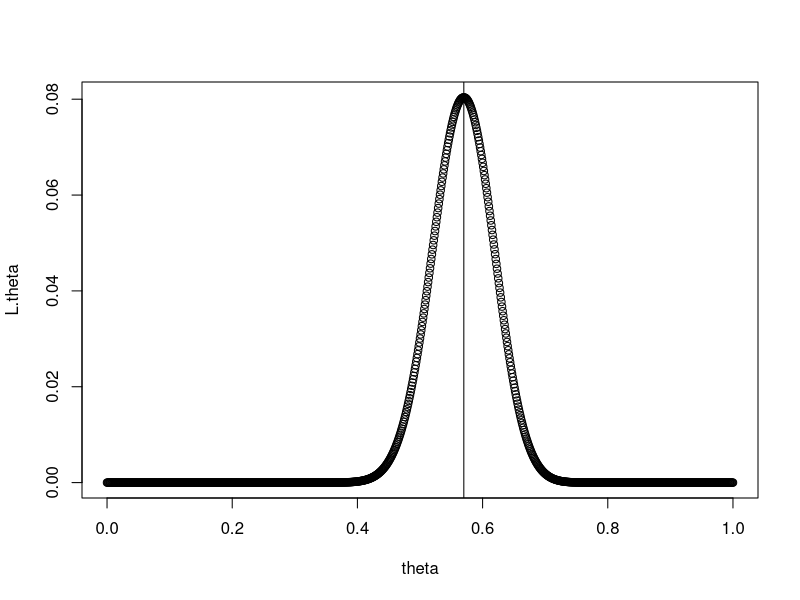
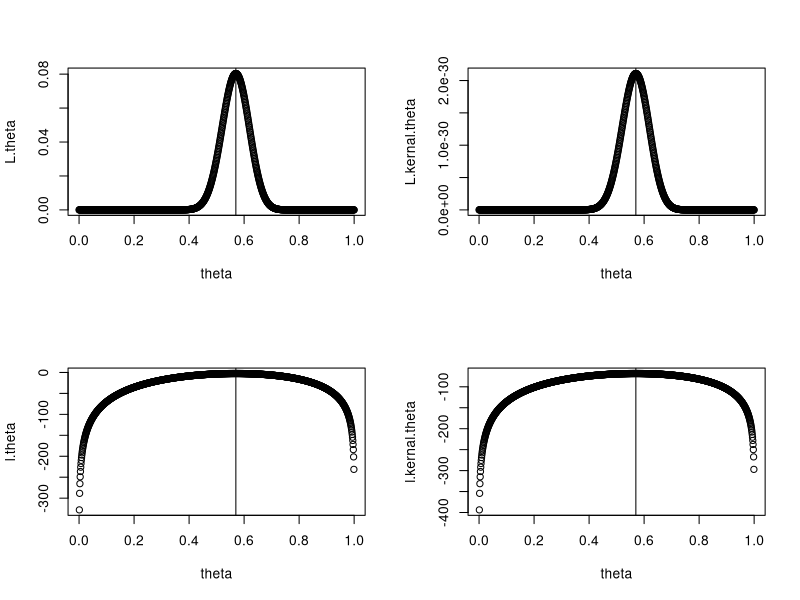

The R script that drew these images, in order: (Note: this script raises an error after producing the figures.)
#################################################################################################
## Lei Sun, University of Toronto
#################################################################################################
## Basic understanding Likelihood and
## MLE and Hypothesis Testing
#################################################################################################
## Issues considered inlcuded
## 
#################################################################################################

#################################################################################################
## Use a Bionomial coin example
#################################################################################################
## Flip a coin and determine and determine if it's a fair coin or not
## X = number of heads/'success' out of n 
## X ~ Bino(n,theta)  # assumptions?
## E(X)=n*theta and Var(X)=n*theta*(1-theta)
#################################################################################################

####################################
## Basic Likelihood and MLE
## what to show that our intuitive esimate below is MLE
####################################
n=100 # sample size
x.obs.data=57 # observed data
x.obs.data/n # the intuitive estimate

####################################
# LIKELIHOOD FUNCTION in terms of THETA:
# L(theta)=P(x, theta)=choose(n, x)*theta^x*(1-theta)^(n-x)
####################################

# probability of the data x.obs.data=57 using the bionomial
# P(x, theta)
# the general expression is choose(n, x)*theta^x*(1-theta)^(n-x)
# x=x.obs.data=57 is FIXED for a given dataset/expriment
# SO, THETA is the VARIABLE: L(theta)=f(theta)=choose(n, x)*theta^x*(1-theta)^(n-x)
# Now, we have a LIKELIHOOD FUNCTION in terms of THETA: 
# L(theta)=P(x, theta)=choose(n, x)*theta^x*(1-theta)^(n-x)

# take a look at this function:
theta=seq(0, 1, 0.001) # theta from 0 to 1 on a grid of 0.001
x=x.obs.data
L.theta=choose(n, x)*theta^x*(1-theta)^(n-x)
plot(theta,L.theta)

# MLE: the theta value that maximize the L(theta)
# But how?
# several approaches: grid search, score function, or iternative procedures.
# our intutive estimate appears to be MLE.
abline(v=x.obs.data/n)

####################################
# Before proceed further,
# let's look at variations of the Likelihood
# (Why do we typtically use the log of the kernal of the Likelihood?)
####################################
# the original one
L.theta=choose(n, x)*theta^x*(1-theta)^(n-x)
# the kernal part
L.kernal.theta=theta^x*(1-theta)^(n-x)
# based on the log
l.theta=log(choose(n, x))+x*log(theta)+(n-x)*log(1-theta)
l.kernal.theta=x*log(theta)+(n-x)*log(1-theta)

par(mfrow=c(2,2))
plot(theta,L.theta)
abline(v=x.obs.data/n)
plot(theta,L.kernal.theta)
abline(v=x.obs.data/n)
plot(theta,l.theta)
abline(v=x.obs.data/n)
plot(theta,l.kernal.theta)
abline(v=x.obs.data/n)

# 1) a theta that maximize a function also maximize the log function, 
#     so the same MLE inference based on L or l=log(L)
# 2) the coefficient choose(n, x) has nothing to do with the parameter theta of interest, 
#     so it does not affect how we find the MLE for theta.
# These two points are also clear based on the above graph.
####################################
# Which one to use?
####################################
# Let's change the data to the following
n=10000 # sample size
x.obs.data=5700 # observed data
x=x.obs.data
# and repeat the calculation and graph 
L.theta=choose(n, x)*theta^x*(1-theta)^(n-x)
# the kernal part
L.kernal.theta=theta^x*(1-theta)^(n-x)
# based on the log
l.theta=log(choose(n, x))+x*log(theta)+(n-x)*log(1-theta)
l.kernal.theta=x*log(theta)+(n-x)*log(1-theta)

par(mfrow=c(2,2))
plot(theta,L.theta)
abline(v=x.obs.data/n)
plot(theta,L.kernal.theta)
abline(v=x.obs.data/n)
plot(theta,l.theta)
abline(v=x.obs.data/n)
plot(theta,l.kernal.theta)
abline(v=x.obs.data/n)

# At least for numerical reasons,
# (overflow or underflow computing errors in calcuating choose(n, x) and theta^x) 
# we know that log of the kernal part of the likelihood is preferred:
# l.kernal.theta=x*log(theta)+(n-x)*log(1-theta)
# Another reason is more statistical inference related: easier to work out the MLE using score function.

####################################
# Now we will be focusing on using the likelihood function using the version of 
# l.kernal.theta=x*log(theta)+(n-x)*log(1-theta)
# and try find MLE using grid search, score function, or iternative procedures.
####################################

# back to the previous sample size and data
n=100 # sample size
x.obs.data=57 # observed data
x=x.obs.data
l.kernal.theta=x*log(theta)+(n-x)*log(1-theta)
par(mfrow=c(1,1))
plot(theta,l.kernal.theta)

####################################
# MLE using grid search
# The previous plotting already gives us all the grids
# only need to find out where was the maximum
####################################
print(theta[which(l.kernal.theta==max(l.kernal.theta))])
# a numerically more stable way
eps=10^(-8)
print(theta[which(abs(l.kernal.theta-max(l.kernal.theta))<eps)])

####################################
# MLE using score function, a function interms of theta: score(theta)
####################################
# Score function: also a function of theta (related to the concept of tangent)
# derivative of the likelihood function, l.kernal.theta 
f.score.theta=x/theta-(n-x)/(1-theta)  

# draw a few tangent lines at different theta values:
# for theta=0.2, the slope is the score function value at theta=0.2
# b=slope=score(theta)
# intercept can be derived as well though just a bit more involved
# score(theta)=(l.kernal.theta(theta)-intercept)/theta
# so a=intercept=l.kernal.theta(theta)-score(theta)*theta
theta.plot=0.2
theta.where=which(abs(theta-theta.plot)<eps)
abline(v=theta.plot)
abline(a=(l.kernal.theta[theta.where]-(x/theta[theta.where]-(n-x)/(1-theta[theta.where]))*theta[theta.where]),b=f.score.theta[theta.where],lwd=3)
# change it to 0.8
theta.plot=0.8
theta.where=which(abs(theta-theta.plot)<eps)
abline(v=theta.plot)
abline(a=(l.kernal.theta[theta.where]-(x/theta[theta.where]-(n-x)/(1-theta[theta.where]))*theta[theta.where]),b=f.score.theta[theta.where],lwd=3)
# change it to 0.57, our MLE
theta.plot=0.57
theta.where=which(abs(theta-theta.plot)<eps)
abline(v=theta.plot)
abline(a=(l.kernal.theta[theta.where]-(x/theta[theta.where]-(n-x)/(1-theta[theta.where]))*theta[theta.where]),b=f.score.theta[theta.where],lwd=3)
# what was the slop when theta.plot=0.57, the MLE?
print(f.score.theta[theta.where])
print(x/0.57-(n-x)/(1-0.57))
# this is the same as 
print((x/n-0.57)/(0.57*(1-0.57)/n))
# where know 0.57=x.obs/n=57/100!

# So MLE is the solution of f.score.theta==0:
# score(theta)=f.score.theta=x/theta-(n-x)/(1-theta)=0 
# Thus theta=x/n would be the theta.hat=MLE
# (in practice, also need to check it's not a local maximum or minimum.)

####################################
# MLE using iterative procedure, 
# e.g. the Newton-Raphson Method
####################################

# first plot both the likelihod function and score function
n=100 # sample size
x.obs.data=57 # observed data
x=x.obs.data
l.kernal.theta=x*log(theta)+(n-x)*log(1-theta)
f.score.theta=x/theta-(n-x)/(1-theta)

par(mfrow=c(1,2))
plot(theta,l.kernal.theta)
plot(theta,f.score.theta)

# remember the score function f.score.theta is a function of theta,
# want to find the theta value that f(theta)=0

# zoon in a bit:
l.bound<-which(abs(theta-0.15)<eps)
u.bound<-which(abs(theta-0.85)<eps)
par(mfrow=c(1,1))
plot(theta[l.bound:u.bound],f.score.theta[l.bound:u.bound])
abline(h=0)


par(mfrow=c(1,2))
plot(theta[l.bound:u.bound],l.kernal.theta[l.bound:u.bound])
plot(theta[l.bound:u.bound],f.score.theta[l.bound:u.bound])
abline(h=0)


####################################
## Basic Hypothesis Testing
## Need a null hypothesis
## H0: theta=theta0=0.5
####################################
n=100 # sample size
x.obs.data=57 # observed data
theta.0=0.5 # the null huypothesis

theta.hat.data=x.obs.data/n # MLE (why and properties?) 

####################################
## Consider MANY different tests
####################################
no.test=12 # the number of the different test statistics to be considered
T.name=c("T1=obs","T2=obs-exp","T3=(obs-exp)/sd0","T4=(obs-exp)/sd1",  "T5=theta.hat","T6=theta.hat-theta.0","T7=(theta.hat-theta.0)/sd0","T8=(theta.hat-theta.0)/sd1",  "T9=L0", "T10=L.hat-L0","T11=Lhat/L0","T12=2log(Lhat/L0)") # (T7)^2 would be the Score test, and (T8)^2 the Wald test, T12=LRT
T.obs.data=rep(0,no.test) # the vector for the different tests

x.obs=x.obs.data # rename the varialbe so we can use the following codes repeatedly
T.obs=T.obs.data
theta.hat=theta.hat.data

T.obs[1]=x.obs # use the observed count itself
T.obs[2]=x.obs-n*theta.0 # x.obs-x.expected.null
T.obs[3]=(x.obs-n*theta.0)/sqrt(n*theta.0*(1-theta.0)) # standardize by the variance |H0
T.obs[4]=(x.obs-n*theta.0)/sqrt(n*theta.hat*(1-theta.hat)) # but can also use theta.hat

T.obs[5]=theta.hat # use the estimated theta instead, and the rest is the same argument
T.obs[6]=theta.hat-theta.0 # compare the estimate with the null specification
T.obs[7]=(theta.hat-theta.0)/sqrt(theta.0*(1-theta.0)/n) # standardize by the variance |H0
T.obs[8]=(theta.hat-theta.0)/sqrt(theta.hat*(1-theta.hat)/n) # but can also use theta.hat

T.obs[9]= choose(n,x.obs)*theta.0^x.obs*(1-theta.0)^(n-x.obs) # probability/density of the data assuming H0 is true 
T.obs[10]=choose(n,x.obs)*{theta.hat^x.obs*(1-theta.hat)^(n-x.obs)} - choose(n,x.obs)*{theta.0^x.obs*(1-theta.0)^(n-x.obs)} # why not 'compare' it with the maximum possible, i.e. using theta.hat which maximized the likelihood!
T.obs[11]={theta.hat^x.obs*(1-theta.hat)^(n-x.obs)} / {theta.0^x.obs*(1-theta.0)^(n-x.obs)} # just another way to compare it; # choose(n,x.obs) not used, the concept of the kernal of the likelihood
T.obs[12]=2*{{x.obs*log(theta.hat)+(n-x.obs)*log(1-theta.hat)}-{x.obs*log(theta.0)+(n-x.obs)*log(1-theta.0)}} # yet another way to compar it using the classic LRT statistic: 2*log(Lhat/L0)=2*(log(Lhat)-log(L0))  # why don't we calculate it using 2*log({theta.hat^x.obs*(1-theta.hat)^(n-x.obs)}/{theta.0^x.obs*(1-theta.0)^(n-x.obs)})=2*log(T.obs[11])?  

T.obs.data=T.obs #save the above result using the orignal variable name
####################################
## What is our decision? 
## How big is big and how small is small? 
####################################
print(T.obs) 
print(c(min(T.obs),max(T.obs)))

###############################################################
## Use simulation study!
## For each of the n.rep independent replicates/datasets,
## if we assume data was truly generated from H0: theta=theta.0=0.5,
## and we follow the same procedure of calculating each test statistic, 
## how does the statistic look like? 
## i.e. histogram/distribution of the different test statistics
###############################################################
n.rep=10000 # the number of replicates to be done # how big it should be?
x.obs.rep=rbinom(n=n.rep, size=n, prob=theta.0) # simulate x.obs from Bino(n, theta.0) n.rep times
theta.hat.rep=x.obs.rep/n  # obtain the theta.hat estimate for each replicate

####################################
## CHECK the data simulation
####################################
par(mfrow=c(1,2))

hist(x.obs.rep) # use the count itself
abline(v=n*theta.0,col="black") # what do we expect?
abline(v=mean(x.obs.rep),col="blue") # the mean of all the replicates
abline(v=x.obs.data,col="red") # where does the data sit?  

hist(theta.hat.rep) # now use the theta estimate and the rest is the same
abline(v=theta.0,col="black") 
abline(v=mean(theta.hat.rep),col="blue") 
abline(v=theta.hat.data,col="red") 

####################################
## Calculate our test statistics for each replicate
####################################
T.obs.rep=matrix(0,nrow=n.rep, ncol=no.test) 

for(i.rep in 1:n.rep) {   # using i.rep is less prone error than i # but looping generally is not a good idea in terms of speed  
	x.obs=x.obs.rep[i.rep]  # use the previous varialbe names to use the same codes as above
	theta.hat=theta.hat.rep[i.rep]
	T.obs=T.obs.rep[i.rep,]  # replicate is by the row
	
	T.obs[1]=x.obs 
	T.obs[2]=x.obs-n*theta.0 
	T.obs[3]=(x.obs-n*theta.0)/sqrt(n*theta.0*(1-theta.0)) 
	T.obs[4]=(x.obs-n*theta.0)/sqrt(n*theta.hat*(1-theta.hat)) 

	T.obs[5]=theta.hat 
	T.obs[6]=theta.hat-theta.0 
	T.obs[7]=(theta.hat-theta.0)/sqrt(theta.0*(1-theta.0)/n) 
	T.obs[8]=(theta.hat-theta.0)/sqrt(theta.hat*(1-theta.hat)/n) 

	T.obs[9]=choose(n,x.obs)*theta.0^x.obs*(1-theta.0)^(n-x.obs) 
	T.obs[10]=choose(n,x.obs)*{theta.hat^x.obs*(1-theta.hat)^(n-x.obs)}-choose(n,x.obs)*{theta.0^x.obs*(1-theta.0)^(n-x.obs)}
	T.obs[11]={theta.hat^x.obs*(1-theta.hat)^(n-x.obs)}/{theta.0^x.obs*(1-theta.0)^(n-x.obs)}
	T.obs[12]=2*{{x.obs*log(theta.hat)+(n-x.obs)*log(1-theta.hat)}-{x.obs*log(theta.0)+(n-x.obs)*log(1-theta.0)}} 

	T.obs.rep[i.rep,]=T.obs #track the values
}
####################################
## Plot the histogram of each test statistic using the n.rep replciates
## Where does the data sit?
## Do we have the same conclusion using different test statistic?
####################################
par(mfrow=c(3,4))  
count.more.extreme=rep(0,no.test)
for(i.test in 1:no.test) {
	hist(T.obs.rep[,i.test],main=T.name[i.test],freq=F)
	abline(v=T.obs.data[i.test],col="red")
	
	count.more.extreme[i.test]=sum(T.obs.rep[,i.test]>=T.obs.data[i.test])
}
print(count.more.extreme)  
print(count.more.extreme)/n.rep #this would be the emprical p-value

####################################
## Likelihood-based tests are fundamentally two-sided
## The above T1-T8 based on the counts and proportions were one-sided
## Once we make them two-sided as below, then the values are comparable
####################################
print(2*count.more.extreme[1:8]/n.rep)
print(count.more.extreme[9:12]/n.rep)  

####################################
## "T9=L0" appears to be quite different from the others!
## When the statistic is the probablity of the data, 
## should we use T.obs.rep[,i.test]>=T.obs.data[i.test]?
## Let's count in a different way
####################################
i.test=9
print(sum(T.obs.rep[,i.test]<=T.obs.data[i.test]))
print(sum(T.obs.rep[,i.test]<=T.obs.data[i.test])/n.rep)
####################################
## In fact, this would be the 2-sided Bionomial exact test, 
## although exact tests are not neccessary given the size of the n
####################################
